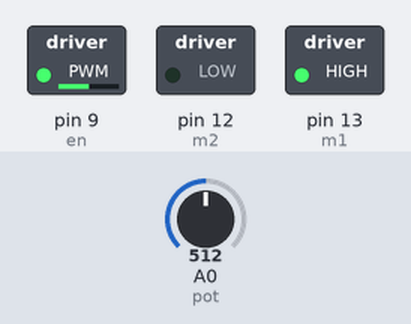
The sketch below on a simulated Arduino Uno, built with avr-gcc and run on an emulated ATmega328P. Shown: switched loads named in the sketch (green lamp = pin HIGH). The test bench sets the inputs (shaded band); at power-on: A0 (pot) = 512.

Above: at 1.2 s.
1.3 s: A0 (pot) set to 716
At 2.5 s:
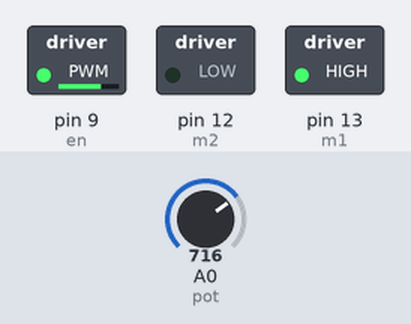
2.8 s: A0 (pot) set to 900
At 3.6 s:
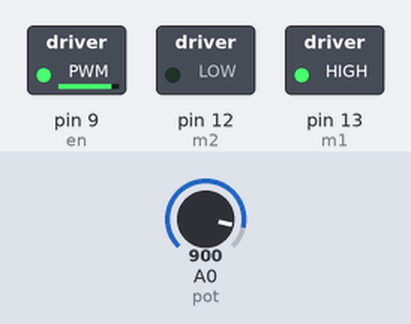
4.3 s: A0 (pot) set to 122
At 4.8 s:
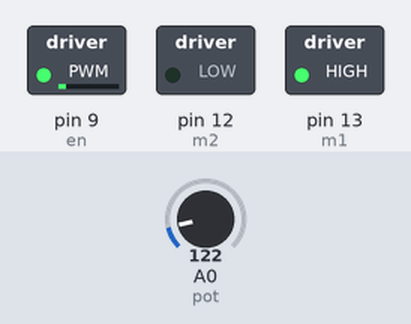
5.8 s: A0 (pot) set to 0
At 7.1 s:
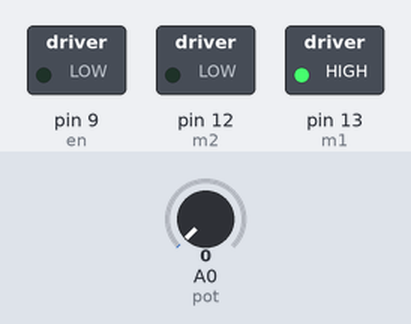
Timing chart, 0 to 8.3 s (numbered marks = the images above; inputs shaded):
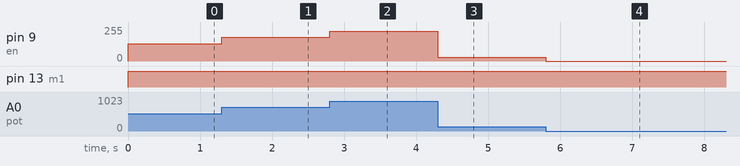

Measured:
- after the input at 1.3 s, pin 9 (en): 128/255 → 179/255 at once
- after the input at 2.8 s, pin 9 (en): 179/255 → 225/255 at once
- after the input at 4.3 s, pin 9 (en): 225/255 → 30/255 at once
- after the input at 5.8 s, pin 9 (en): 30/255 → 0/255 at once

The sketch:

mtr_speed_ctrl.ino
```cpp
// variables m1, m2, en matched to specified pins
int m1 = 13, m2=12, en=9;
int pot =A0, st=0;

void setup() {
  // put your setup code here, to run once:
  //declare pins m1, m2 and en as outputs
  //control of dc motor achieved through the following
  pinMode(m1, OUTPUT);
  pinMode(m2, OUTPUT);
  pinMode(en, OUTPUT);
  }

void loop() {
  // put your main code here, to run repeatedly:
  // value from pot storted to the st var
  //st value written to en by using analogWrite()
  st=analogRead(pot)/4;
  analogWrite(en, st);//ctrl speed
  digitalWrite(m1, HIGH);
  digitalWrite(m2, LOW);
  //PWM value rises btwn 0-255 while pot from 0-1023.(pot val/4)
}
```
